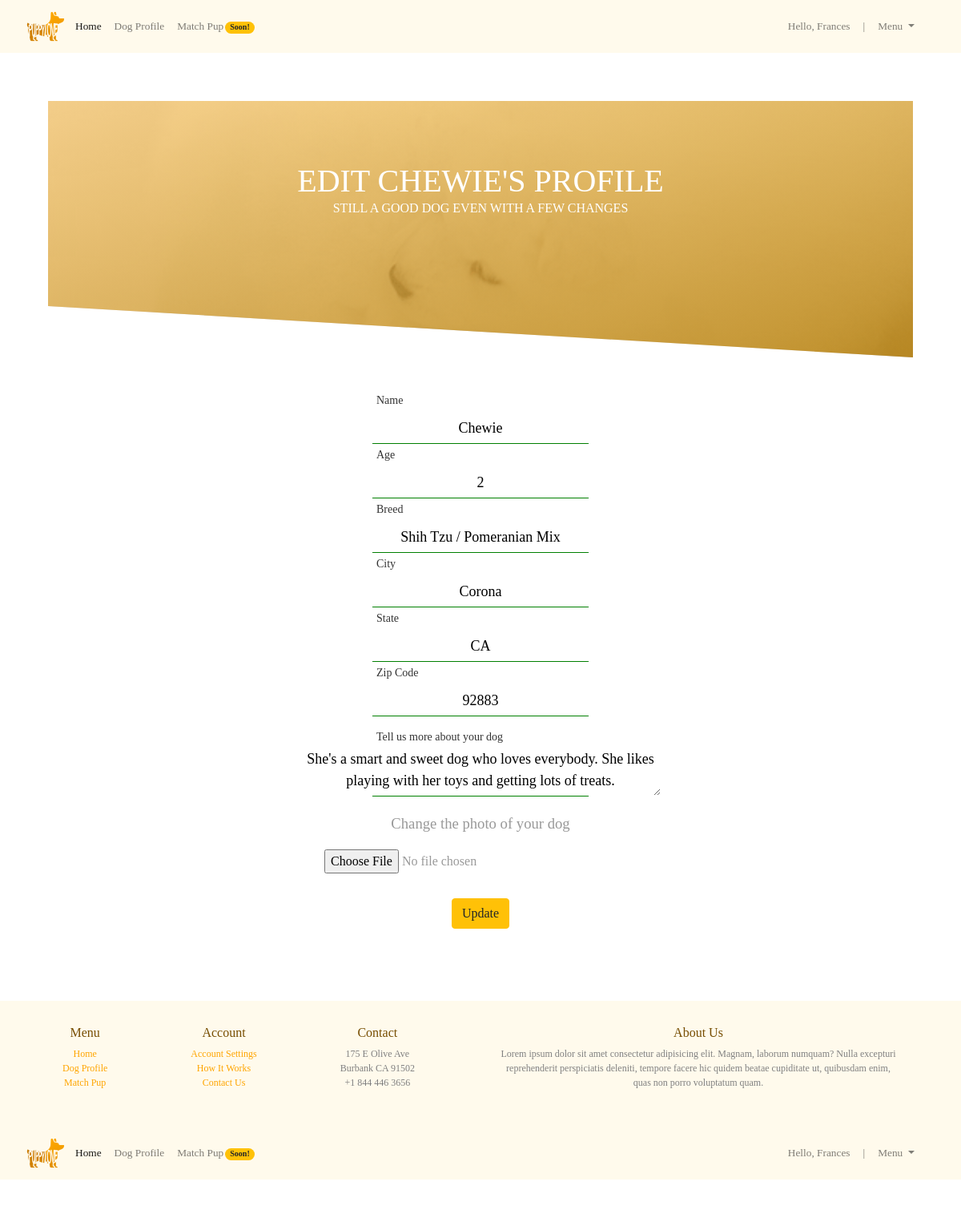
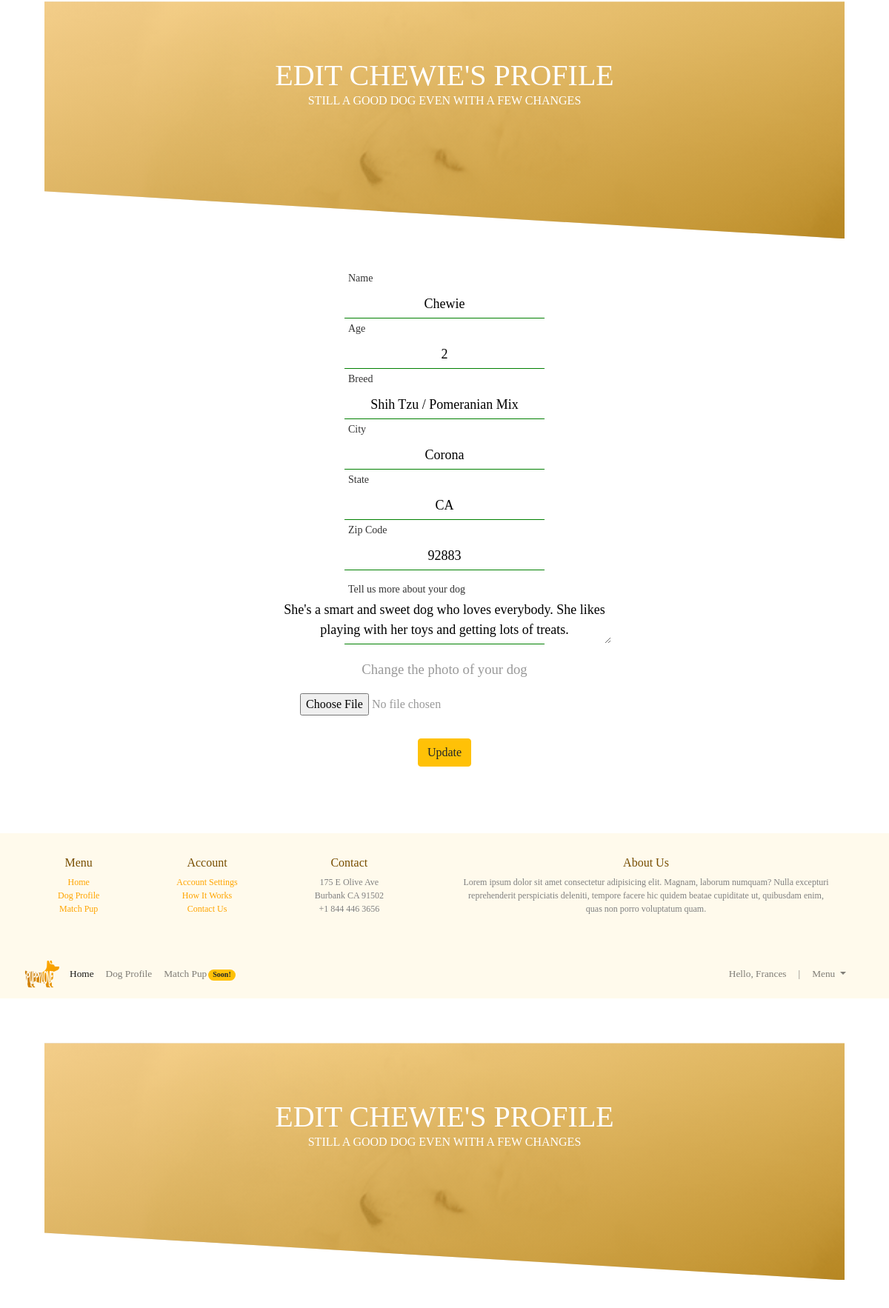
The page /edit/1 (signed in, upper part) on the database its author committed (2 pictures, top to bottom).
### app_dogtinder/models.py (models this page shows)
class Dog(models.Model): #class for the dog
    dog_name = models.CharField(max_length=45)
    age = models.CharField(max_length=2)
    breed = models.CharField(max_length=255)
    city = models.CharField(max_length=45)
    state = models.CharField(max_length=2)
    zipcode = models.CharField(max_length=5)
    description = models.TextField()
    photo = models.ImageField(upload_to="dogs")
    user = models.ForeignKey(User, related_name="dogs", on_delete=models.CASCADE)
    created_at = models.DateTimeField(auto_now_add=True)
    updated_at = models.DateTimeField(auto_now=True)
    uploaded_at = models.DateTimeField(auto_now_add=True)
    objects = DogManager()

class User(models.Model): #class for the user
    first_name = models.CharField(max_length=255)
    last_name = models.CharField(max_length=255)
    username = models.CharField(max_length=255)
    email = models.EmailField()
    password = models.CharField(max_length=255)
    created_at = models.DateTimeField(auto_now_add=True)
    updated_at = models.DateTimeField(auto_now=True)
    objects = UserManager()

### app_dogtinder/views.py (the view)
# urls.py: path('edit/<int:id>', views.edit), #edit dog profile form
def edit(request, id): # renders edit profile for dog
    if 'user_id' not in request.session:
        return redirect('/login')
    context = {
        'dogs': Dog.objects.all(),
        'current_dog': Dog.objects.get(id=id),
        'current_user': User.objects.get(id=request.session['user_id']),
    }
    return render(request, 'edit_dog.html', context)

### app_dogtinder/templates/edit_dog.html (shortened to what this page needs)
<!DOCTYPE html>
<html lang="en">
  <head>
    {% load static %}
    <link rel="stylesheet" href="{% static 'css/more_dog.css' %}" />
    <link
      rel="stylesheet"
      href="https://stackpath.bootstrapcdn.com/bootstrap/4.3.1/css/bootstrap.min.css"
    />
  </head>
  <body>
    <div id="container">
      {% for dog in dogs %}
      <div>
        <header id="header">
          <div>
            <nav
              class="navbar navbar-expand-lg navbar-light"
              style="background-color: rgb(255, 250, 236)"
            >
              <a class="navbar-brand" href="#">
                <a href="/dashboard">
                  <img id="logo" src="{% static 'img/logo_small.png' %}"
                /></a>
              </a>
              <div class="collapse navbar-collapse" id="navbarSupportedContent">
                <ul class="navbar-nav mr-auto">
                  <li class="nav-item active">
                    <a class="nav-link" href="/dashboard">Home</a>
                  </li>
                  <li class="nav-item">
                    <a class="nav-link" href="/dog_profile/{{current_user.id}}"
                      >Dog Profile</a
                    >
                  </li>
                  <li class="nav-item">
                    <a class="nav-link" href="/match"
                      >Match Pup<span class="badge badge-pill badge-warning"
                        >Soon!</span
                      ></a
                    >
                  </li>
                </ul>
              </div>
              <div
                class="collapse navbar-collapse help"
                id="navbarSupportedContent"
              >
                <ul class="navbar-nav mr-auto">
                  <li>
                    <a class="nav-link">Hello, {{ current_user.first_name }}</a>
                  </li>
                  <li>
                    <a class="nav-link">|</a>
                  </li>
                  <li class="nav-item dropdown">
                    <a
                      class="nav-link dropdown-toggle"
                      href="#"
                      id="navbarDropdown"
                      role="button"
                      data-toggle="dropdown"
                      aria-haspopup="true"
                      aria-expanded="false"
                    >
                      Menu
                    </a>
                  </li>
                </ul>
              </div>
            </nav>
          </div>
        </header>
      </div>
      <div id="main">
        <div id="banner">
          <h1 id="rate_title">
            EDIT {{current_dog.dog_name|upper}}'S PROFILE
          </h1>
          <h6 id="subtitle">
            STILL A GOOD DOG EVEN WITH A FEW CHANGES
          </h6>
        </div>
        <div id="form_panel">
          <form action="/dog_update/{{current_dog.id}}" method="POST">
            <div>
              <input
                type="text"
                name="dog_name"
                class="question"
                id="nme"
                required
                autocomplete="off"
                value="{{ current_dog.dog_name }}"
              />
              <label for="dog_name"><span>Name</span></label>
            </div>
            <div>
              <input
                type="text"
                name="age"
                class="question"
                id="nme"
                required
                autocomplete="off"
                value="{{ current_dog.age }}"
              />
              <label for="dog_age"><span>Age</span></label>
            </div>
            <div>
              <input
                type="text"
                name="breed"
                class="question"
                id="nme"
                required
                autocomplete="off"
                value="{{ current_dog.breed }}"
              />
              <label for="dog_breed"><span>Breed</span></label>
            </div>
            <div>
              <input
                type="text"
                name="city"
                class="question"
                id="nme"
                required
                autocomplete="off"
                value="{{ current_dog.city }}"
              />
              <label for="city"><span>City</span></label>
            </div>
            <div>
              <input
                type="text"
                name="state"
                class="question"
                id="nme"
                required
                autocomplete="off"
                value="{{ current_dog.state }}"
              />
              <label for="state"><span>State</span></label>
            </div>
            <div>
              <input
                type="text"
                name="zipcode"
                class="question"
                id="nme"
                required
                autocomplete="off"
                value="{{ current_dog.zipcode }}"
              />
              <label for="zip"><span>Zip Code</span></label>
            </div>
            <div>
              <textarea
                type="text"
                name="description"
                class="question"
                id="nme"
                required
                autocomplete="off"
              >
{{current_dog.description}}</textarea
              >
              <label for="dog_desc"
                ><span>Tell us more about your dog</span></label
              >
              <div class="form-group">
                <label for="exampleFormControlFile1" id="photolabel"
                  >Change the photo of your dog</label
                >
                <input
                  type="file"
                  class="form-control-file"
                  id="exampleFormControlFile1"
                  name="image"
                />
              </div>
            </div>
            <button class="btn btn-warning" id="add_btn" type="submit">
              Update
            </button>
          </form>
        </div>
      </div>
      <div id="footer">
        <div class="column">
          <h6>Menu</h6>
          <a class="links" href="/dashboard">Home</a>
          <a class="links" href="/dog_profile/{{current_user.id}}"
            >Dog Profile</a
          >
          <a class="links" href="/match">Match Pup</a>
        </div>
        <div class="column">
          <h6>Account</h6>
          <a class="links" href="/account_settings">Account Settings</a>
          <a class="links" href="/how">How It Works</a>
          <a class="links" href="/contact">Contact Us</a>
        </div>
        <div class="column">
          <h6>Contact</h6>
          <p class="footer_text">
            175 E Olive Ave<br />
            Burbank CA 91502<br />
            +1 844 446 3656
          </p>
        </div>
        <div class="column">
          <h6>About Us</h6>
          <p class="footer_text" id="about">
            Lorem ipsum dolor sit amet consectetur adipisicing elit. Magnam,
            laborum numquam? Nulla excepturi reprehenderit perspiciatis
            deleniti, tempore facere hic quidem beatae cupiditate ut, quibusdam
            enim, quas non porro voluptatum quam.
          </p>
        </div>
      </div>
      {%endfor%}
    </div>
  </body>
</html>

### app_dogtinder/static/css/more_dog.css (style rules this page uses)
* { margin: 0px; padding: 0px; font-family: Montserrat; }
#container { display: flex; flex-direction: column; }
#logo { width: 50px; }
.collapse { position: absolute; margin-left: 70px; font-size: 10pt; }
.help { position: absolute; right: 0; margin-right: 50px; }
.badge { margin-left: 2px; }
#main { margin: 50px; }
#banner { height: 40vh; background-image: linear-gradient( to right bottom, rgba(253, 207, 121, 0.8), rgba(182, 124, 0, 0.8) ), url("../img/samoyed.gif"); background-repeat: no-repeat; background-size: cover; margin: 10px; clip-path: polygon(0% 0%, 100% 0%, 100% 100%, 0% 80%); background-position: center; }
#rate_title { text-align: center; margin: auto 0; font-weight: 500; padding-top: 7%; font-family: Montserrat; animation: moveInLeft 1.5s ease-out; color: white; }
#subtitle { text-align: center; margin: auto 0; font-weight: 500; font-family: Montserrat; animation: moveInRight 1.5s ease-out; animation-fill-mode: backwards; color: white; }
.form-group { width: 400px; margin: 30px 0px; display: block; }
#footer { background-color: #fffaec; padding: 10px; text-align: center; }
.column { display: inline-block; margin: 20px 50px; }
.links { color: orange !important; text-decoration: none !important; display: block; font-size: 9pt; }
.footer_text { color: gray !important; text-decoration: none !important; display: block; font-size: 9pt; }
h6 { color: rgb(119, 77, 0); }
#about { width: 500px; }
#form_panel { width: 450px; margin: 5vh; margin-left: auto; margin-right: auto; text-align: center; }
button { margin: 20px 0px 0px 0px; }
.links { color: orange !important; text-decoration: none !important; }
#logo { margin-left: auto; margin-right: auto; display: block; }
input, span, label, textarea { display: block; margin: 0 auto; padding: 5px; border: none; font-size: 22px; text-align: center; }
input.question, textarea.question { font-size: 18px; font-weight: 300; border-radius: 2px; margin: 0; text-align: center; border: none; width: 100%; background: rgba(0, 0, 0, 0); transition: padding-top 0.2s ease, margin-top 0.2s ease; overflow-x: hidden; }
input.question + label, textarea.question + label { display: block; position: relative; white-space: nowrap; text-align: center; padding: 0; margin: 0; width: 60%; border-top: 1px solid orangered; -webkit-transition: width 0.4s ease; transition: width 0.4s ease; left: 50%; transform: translate(-50%, 0); height: 0px; }
input.question:focus, input.question:valid { padding-top: 35px; }
textarea.question:valid, textarea.question:focus { margin-top: 35px; }
input.question:focus + label > span, input.question:valid + label > span { top: -70px; font-size: 14px; color: #333; }
textarea.question:focus + label > span, textarea.question:valid + label > span { top: -90px; font-size: 14px; color: #333; text-align: center; }
input.question:valid + label, textarea.question:valid + label { border-color: green; }
input.question + label > span, textarea.question + label > span { font-weight: 300; margin: 0; position: absolute; text-align: center; color: #8f8f8f; font-size: 20px; top: -35px; left: 0px; z-index: -1; -webkit-transition: top 0.2s ease, font-size 0.2s ease, color 0.2s ease; transition: top 0.2s ease, font-size 0.2s ease, color 0.2s ease; }
.form-group { text-align: center !important; color: #999; font-weight: 100; margin: 15px auto; }
#photolabel { font-size: 14pt; display: inline-block; font-weight: 300; }
#add_btn { margin-top: 10px; }

### rows shown on the page
Dog: dog_name "CHEWIE", dog_name "Chewie", age "2", breed "Shih Tzu / Pomeranian Mix", city "Corona", state "CA", zipcode "92883", description "She's a smart and sweet dog who loves everybody. She likes playing with her toys and getting lots of treats."
User: first_name "Frances"
